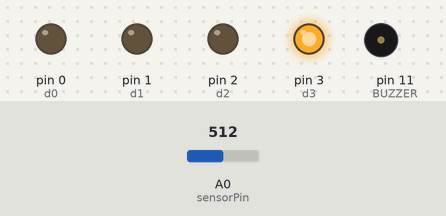
The sketch below on a simulated Arduino Uno, built with avr-gcc and run on an emulated ATmega328P. Parts: output pins drawn as LEDs (lit = HIGH), buzzer (waves = sounding, pin HIGH). The inputs (shaded band) are chosen by the test bench; at power-on: A0 (sensorPin) = 512. Pins used as bus, display or sensor lines are not drawn.

Above: at 1.2 s.
1.3 s: A0 (sensorPin) set to 563
4.3 s: A0 (sensorPin) set to 594
At 4.96 s:
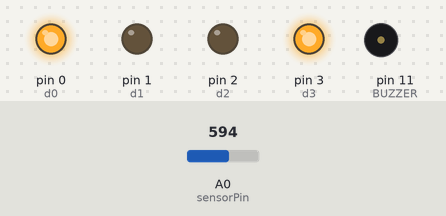
7.3 s: A0 (sensorPin) set to 511
At 7.54 s:
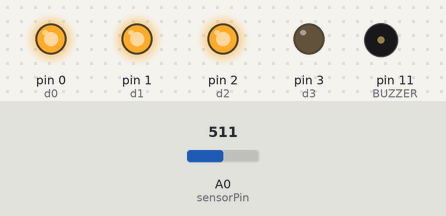
10.3 s: A0 (sensorPin) set to 526
At 10.59 s:
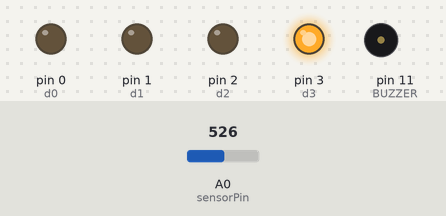
13.3 s: A0 (sensorPin) set to 716
At 14.6 s:
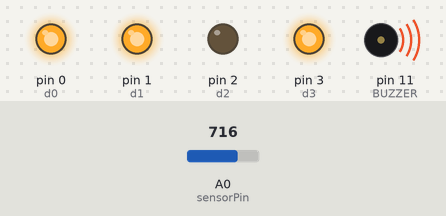
Timing chart, 0 to 15.8 s (numbered marks = the images above; inputs shaded):
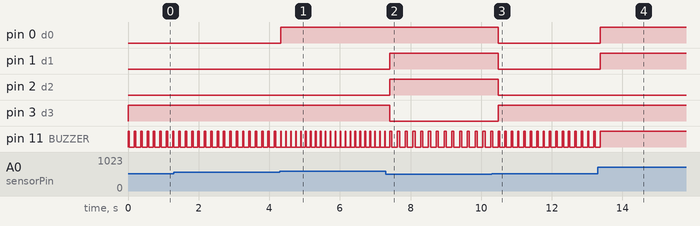

The sketch:

arduino.ino
```cpp
int sensorPin = 0; //analog pin 0

int d0 = 0;
int d1 = 1;
int d2 = 2;
int d3 = 3;

int d4 = 4;

int BUZZER = 11;

void setup(){
    pinMode(d0, OUTPUT);
    pinMode(d1, OUTPUT);
    pinMode(d2, OUTPUT);
    pinMode(d3, OUTPUT);
    pinMode(d4, OUTPUT);
    pinMode(BUZZER, OUTPUT);
}

void loop(){
    digitalWrite(d4, HIGH);
    int val = analogRead(sensorPin) / 64;

    digitalWrite(d0, HIGH && (val & B00000001));
    digitalWrite(d1, HIGH && (val & B00000010));
    digitalWrite(d2, HIGH && (val & B00000100));
    digitalWrite(d3, HIGH && (val & B00001000));

    digitalWrite(d4, LOW);

    buzzer(val);

    //just to slow down the output
    delay(100);
}

void buzzer(int val){
    if (val > 1){
        digitalWrite(11, HIGH);
        delay(200 - 20 * val);
        digitalWrite(11, LOW);
        delay(200 - 20 * val);
    }
    else{  // off if there is no obstacle
        digitalWrite(11,LOW);
    }
}
```

Measured:
- the behaviour switches between 575 and 576 on A0 (sensorPin) (found by bisection; images 0 and 1)
- the behaviour switches between 511 and 512 on A0 (sensorPin) (found by bisection; images 2 and 3)
- after the input at 4.3 s, pin 0 (d0): LOW → HIGH at once
- after the input at 7.3 s, pin 1 (d1), pin 2 (d2): LOW → HIGH after 0.11 s; pin 3 (d3): HIGH → LOW after 0.11 s; pin 11 (BUZZER): alternates HIGH for 0.06 s and LOW for 0.16 s, starting after 0.17 s
- after the input at 10.3 s, pin 0 (d0), pin 1 (d1), pin 2 (d2): HIGH → LOW after 0.19 s; pin 3 (d3): LOW → HIGH after 0.19 s
- after the input at 13.3 s, pin 0 (d0), pin 1 (d1): LOW → HIGH after 0.07 s; pin 11 (BUZZER): goes on until 13.4 s, then stays HIGH
- by itself, pin 11 (BUZZER): alternates HIGH for 0.02 s and LOW for 0.12 s
